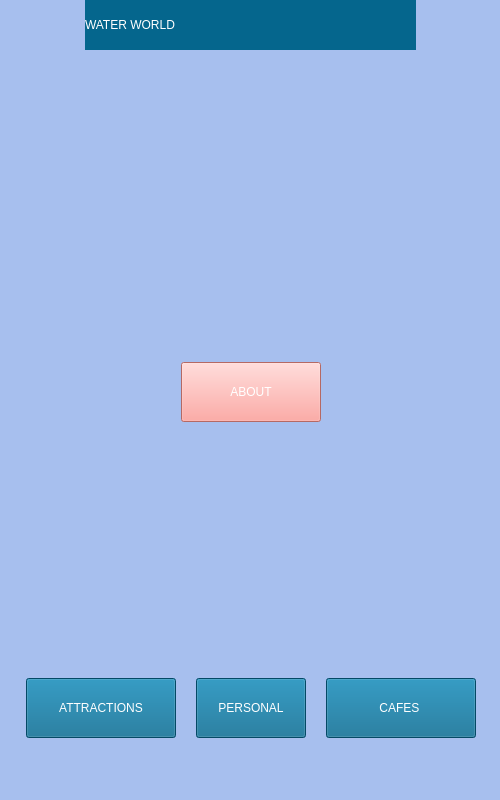
<?xml version="1.0" encoding="UTF-8"?>
<ui version="4.0">
 <class>mainMenu</class>
 <widget class="QMainWindow" name="mainMenu">
  <property name="geometry">
   <rect>
    <x>0</x>
    <y>0</y>
    <width>500</width>
    <height>800</height>
   </rect>
  </property>
  <property name="windowTitle">
   <string>WaterWorld</string>
  </property>
  <property name="styleSheet">
   <string notr="true">background-color: rgb(167, 191, 238);</string>
  </property>
  <widget class="QWidget" name="centralwidget">
   <widget class="QWidget" name="layoutWidget">
    <property name="geometry">
     <rect>
      <x>0</x>
      <y>0</y>
      <width>501</width>
      <height>791</height>
     </rect>
    </property>
    <layout class="QVBoxLayout" name="verticalLayout_2">
     <item>
      <layout class="QHBoxLayout" name="Label_layout">
       <item>
        <spacer name="horizontalSpacer">
         <property name="orientation">
          <enum>Qt::Horizontal</enum>
         </property>
         <property name="sizeHint" stdset="0">
          <size>
           <width>40</width>
           <height>20</height>
          </size>
         </property>
        </spacer>
       </item>
       <item>
        <widget class="QLabel" name="screen_label">
         <property name="minimumSize">
          <size>
           <width>331</width>
           <height>50</height>
          </size>
         </property>
         <property name="styleSheet">
          <string notr="true">background-color: rgb(5, 102, 141);
font: 36pt &quot;Stencil&quot;;
color: white;</string>
         </property>
         <property name="text">
          <string>WATER WORLD</string>
         </property>
        </widget>
       </item>
       <item>
        <spacer name="horizontalSpacer_2">
         <property name="orientation">
          <enum>Qt::Horizontal</enum>
         </property>
         <property name="sizeHint" stdset="0">
          <size>
           <width>40</width>
           <height>20</height>
          </size>
         </property>
        </spacer>
       </item>
      </layout>
     </item>
     <item>
      <layout class="QHBoxLayout" name="image_layout">
       <item>
        <spacer name="horizontalSpacer_3">
         <property name="orientation">
          <enum>Qt::Horizontal</enum>
         </property>
         <property name="sizeHint" stdset="0">
          <size>
           <width>40</width>
           <height>20</height>
          </size>
         </property>
        </spacer>
       </item>
       <item>
        <widget class="QLabel" name="image">
         <property name="minimumSize">
          <size>
           <width>300</width>
           <height>300</height>
          </size>
         </property>
         <property name="text">
          <string/>
         </property>
         <property name="pixmap">
          <pixmap>../../../Users/nikit/Downloads/image (37).png</pixmap>
         </property>
        </widget>
       </item>
       <item>
        <spacer name="horizontalSpacer_4">
         <property name="orientation">
          <enum>Qt::Horizontal</enum>
         </property>
         <property name="sizeHint" stdset="0">
          <size>
           <width>40</width>
           <height>20</height>
          </size>
         </property>
        </spacer>
       </item>
      </layout>
     </item>
     <item>
      <layout class="QHBoxLayout" name="button_layout">
       <item>
        <spacer name="horizontalSpacer_5">
         <property name="orientation">
          <enum>Qt::Horizontal</enum>
         </property>
         <property name="sizeHint" stdset="0">
          <size>
           <width>40</width>
           <height>20</height>
          </size>
         </property>
        </spacer>
       </item>
       <item>
        <widget class="QPushButton" name="about_button">
         <property name="minimumSize">
          <size>
           <width>140</width>
           <height>60</height>
          </size>
         </property>
         <property name="styleSheet">
          <string notr="true">background-color: rgb(254, 147, 140);
font: 20pt  &quot;Stencil&quot;;
color: white;</string>
         </property>
         <property name="text">
          <string>ABOUT</string>
         </property>
        </widget>
       </item>
       <item>
        <spacer name="horizontalSpacer_6">
         <property name="orientation">
          <enum>Qt::Horizontal</enum>
         </property>
         <property name="sizeHint" stdset="0">
          <size>
           <width>40</width>
           <height>20</height>
          </size>
         </property>
        </spacer>
       </item>
      </layout>
     </item>
     <item>
      <layout class="QVBoxLayout" name="verticalLayout">
       <item>
        <spacer name="footer_layout">
         <property name="orientation">
          <enum>Qt::Vertical</enum>
         </property>
         <property name="sizeHint" stdset="0">
          <size>
           <width>20</width>
           <height>250</height>
          </size>
         </property>
        </spacer>
       </item>
       <item>
        <layout class="QHBoxLayout" name="buttons_totom_layout">
         <property name="spacing">
          <number>20</number>
         </property>
         <item>
          <spacer name="horizontalSpacer_7">
           <property name="orientation">
            <enum>Qt::Horizontal</enum>
           </property>
           <property name="sizeHint" stdset="0">
            <size>
             <width>10</width>
             <height>20</height>
            </size>
           </property>
          </spacer>
         </item>
         <item>
          <widget class="QPushButton" name="attractions_button">
           <property name="minimumSize">
            <size>
             <width>150</width>
             <height>60</height>
            </size>
           </property>
           <property name="styleSheet">
            <string notr="true">background-color: #05668D;
font: 15pt  &quot;Stencil&quot;;
color: white;</string>
           </property>
           <property name="text">
            <string>ATTRACTIONS</string>
           </property>
          </widget>
         </item>
         <item>
          <widget class="QPushButton" name="personal_button">
           <property name="minimumSize">
            <size>
             <width>110</width>
             <height>60</height>
            </size>
           </property>
           <property name="styleSheet">
            <string notr="true">background-color: #05668D;
font: 15pt  &quot;Stencil&quot;;
color: white;</string>
           </property>
           <property name="text">
            <string>PERSONAL</string>
           </property>
          </widget>
         </item>
         <item>
          <widget class="QPushButton" name="cafes_button">
           <property name="minimumSize">
            <size>
             <width>150</width>
             <height>60</height>
            </size>
           </property>
           <property name="styleSheet">
            <string notr="true">background-color: #05668D;
font: 15pt  &quot;Stencil&quot;;
color: white;</string>
           </property>
           <property name="text">
            <string>CAFES </string>
           </property>
          </widget>
         </item>
         <item>
          <spacer name="horizontalSpacer_8">
           <property name="orientation">
            <enum>Qt::Horizontal</enum>
           </property>
           <property name="sizeHint" stdset="0">
            <size>
             <width>10</width>
             <height>20</height>
            </size>
           </property>
          </spacer>
         </item>
        </layout>
       </item>
       <item>
        <spacer name="verticalSpacer_2">
         <property name="orientation">
          <enum>Qt::Vertical</enum>
         </property>
         <property name="sizeHint" stdset="0">
          <size>
           <width>20</width>
           <height>10</height>
          </size>
         </property>
        </spacer>
       </item>
      </layout>
     </item>
    </layout>
   </widget>
  </widget>
  <widget class="QStatusBar" name="statusbar"/>
 </widget>
 <resources/>
 <connections/>
</ui>
